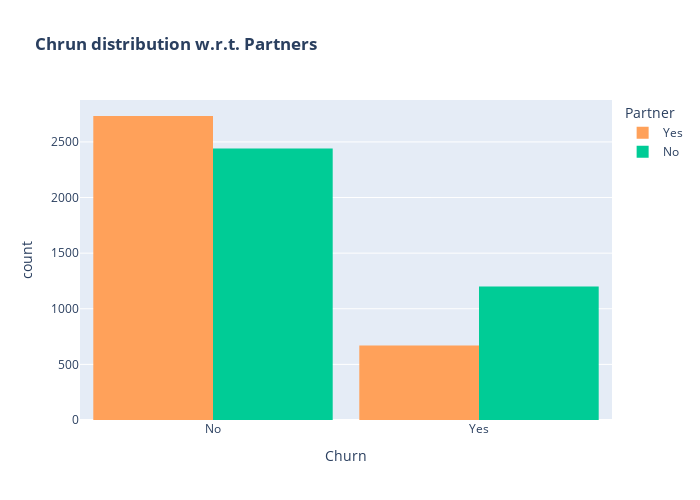

Notebook code for this chart:
### Markdown cell above
Customers without dependents are more likely to churn

### Code cell
color_map = {"Yes": '#FFA15A', "No": '#00CC96'}
fig = px.histogram(df, x="Churn", color="Partner", barmode="group", title="<b>Chrun distribution w.r.t. Partners</b>", color_discrete_map=color_map)
fig.update_layout(width=700, height=500, bargap=0.1)
fig.show()

### Figure 1 — Plotly figure (JSON) as saved in the notebook; plotly's stock layout.template omitted (floating-point values rounded to 4 significant figures; data arrays with more than 128 entries replaced by an {"elided": "..."} marker saying what was removed)
{"data": [{"alignmentgroup": "True", "bingroup": "x", "hovertemplate": "Partner=Yes<br>Churn=%{x}<br>count=%{y}<extra></extra>", "legendgroup": "Yes", "marker": {"color": "#FFA15A", "pattern": {"shape": ""}}, "name": "Yes", "offsetgroup": "Yes", "orientation": "v", "showlegend": true, "type": "histogram", "x": {"elided": "3402 str values"}, "xaxis": "x", "yaxis": "y"}, {"alignmentgroup": "True", "bingroup": "x", "hovertemplate": "Partner=No<br>Churn=%{x}<br>count=%{y}<extra></extra>", "legendgroup": "No", "marker": {"color": "#00CC96", "pattern": {"shape": ""}}, "name": "No", "offsetgroup": "No", "orientation": "v", "showlegend": true, "type": "histogram", "x": {"elided": "3641 str values"}, "xaxis": "x", "yaxis": "y"}], "layout": {"bargap": 0.1, "barmode": "group", "height": 500, "legend": {"title": {"text": "Partner"}, "tracegroupgap": 0}, "title": {"text": "<b>Chrun distribution w.r.t. Partners</b>"}, "width": 700, "xaxis": {"anchor": "y", "domain": [0, 1], "title": {"text": "Churn"}}, "yaxis": {"anchor": "x", "domain": [0, 1], "title": {"text": "count"}}}}
